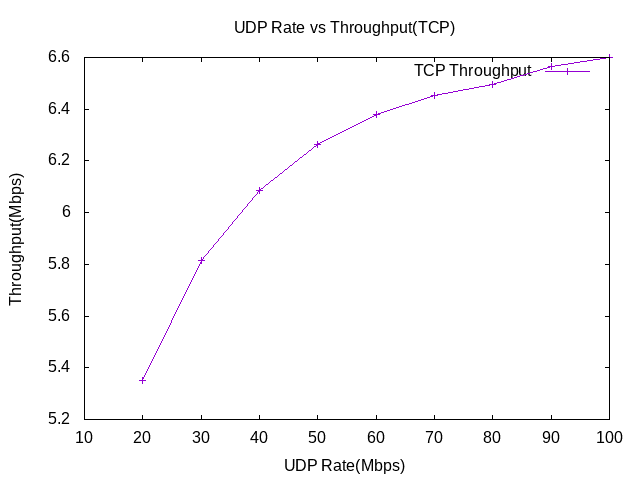

Write gnuplot code to recreate this figure.
set terminal png
set output "tcp_vs_udprate.png"
set title "UDP Rate vs Throughput(TCP)"
set xlabel "UDP Rate(Mbps)"
set ylabel "Throughput(Mbps)"

set xrange [10:100]
plot "-"  title "TCP Throughput" with linespoints
20 5.35104
30 5.8143
40 6.08482
50 6.26174
60 6.37769
70 6.45425
80 6.49562
90 6.56466
100 6.59993
e
